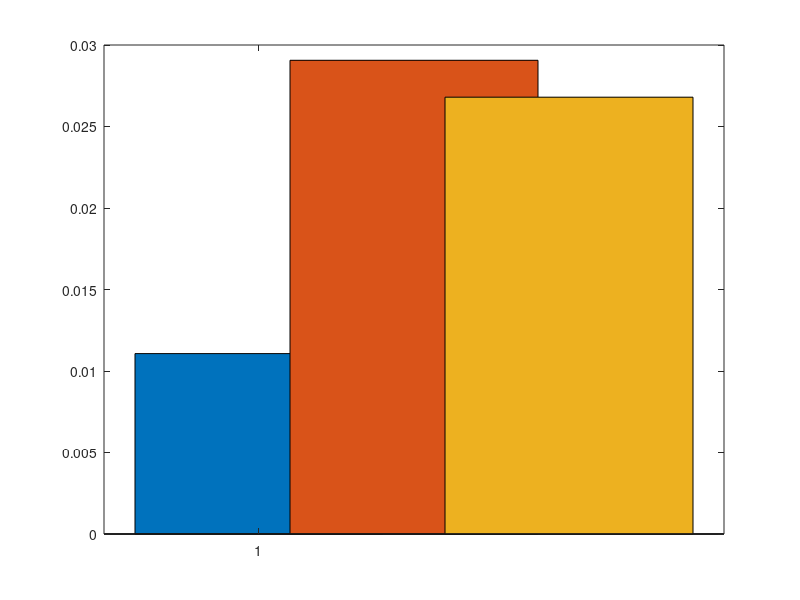

This figure's MATLAB source: (Note: this script raises an error after producing the figure.)
clear

load('fig_S3_barplot.mat','longiPET_high*','longiPET_low*')

figure('color','w'),
 [~,p1,~,tstat1]=ttest2(longiPET_high_s2,longiPET_high_s1)
 [~,p2,~,tstat2]=ttest2(longiPET_high_s3,longiPET_high_s1)
 [~,p3,~,tstat3]=ttest2(longiPET_high_s3,longiPET_high_s2)


SEM_s1 = std(longiPET_high_s1)/sqrt(length(longiPET_high_s1));
SEM_s2 = std(longiPET_high_s2)/sqrt(length(longiPET_high_s2));
SEM_s3 = std(longiPET_high_s3)/sqrt(length(longiPET_high_s3));
 

b1=bar(1,mean(longiPET_high_s1));
hold on,
b2=bar(2,mean(longiPET_high_s2)),
b3=bar(3,mean(longiPET_high_s3)),

b1.FaceColor = [0.6350 0.6350 0.6350];
b2.FaceColor = [0.8500 0.3250 0.0980];
b3.FaceColor = [0 0.4470 0.7410];

b1.EdgeColor = [0 0 0];
b2.EdgeColor = [0 0 0];
b3.EdgeColor = [0 0 0];

b1.LineWidth=1.5;
b2.LineWidth=1.5;
b3.LineWidth=1.5;

e1=errorbar(1,mean(longiPET_high_s1),SEM_s1),
e2=errorbar(2,mean(longiPET_high_s2),SEM_s2),
e3=errorbar(3,mean(longiPET_high_s3),SEM_s3),

e1.Color=[0 0 0];
e2.Color=[0 0 0];
e3.Color=[0 0 0];

e1.LineWidth=2;
e2.LineWidth=2;
e3.LineWidth=2;

xticks([1 2 3]),xticklabels({'s1','s2','s3'}),
set(gca,'fontsize', 30),
set(gca,'linewidth',2),



%%%% low 
 [~,p1,~,tstat1]=ttest2(longiPET_low_s2,longiPET_low_s1)
 [~,p2,~,tstat2]=ttest2(longiPET_low_s3,longiPET_low_s1)
 [~,p3,~,tstat3]=ttest2(longiPET_low_s3,longiPET_low_s2)


SEM_s1 = std(longiPET_low_s1)/sqrt(length(longiPET_low_s1));
SEM_s2 = std(longiPET_low_s2)/sqrt(length(longiPET_low_s2));
SEM_s3 = std(longiPET_low_s3)/sqrt(length(longiPET_low_s3));
 

b1=bar(5,mean(longiPET_low_s1));
hold on
b2=bar(6,mean(longiPET_low_s2)),
b3=bar(7,mean(longiPET_low_s3)),

b1.FaceColor = [0.6350 0.6350 0.6350];
b2.FaceColor = [0.8500 0.3250 0.0980];
b3.FaceColor = [0 0.4470 0.7410];

b1.EdgeColor = [0 0 0];
b2.EdgeColor = [0 0 0];
b3.EdgeColor = [0 0 0];

b1.LineWidth=1.5;
b2.LineWidth=1.5;
b3.LineWidth=1.5;

e1=errorbar(5,mean(longiPET_low_s1),SEM_s1),
e2=errorbar(6,mean(longiPET_low_s2),SEM_s2),
e3=errorbar(7,mean(longiPET_low_s3),SEM_s3),

e1.Color=[0 0 0];
e2.Color=[0 0 0];
e3.Color=[0 0 0];

e1.LineWidth=2;
e2.LineWidth=2;
e3.LineWidth=2;

xticks([1 2 3 5 6 7]),xticklabels({'s1','s2','s3','s1','s2','s3'}),ylim([-0.005 0.04])
set(gca,'fontsize', 30),
set(gca,'linewidth',2),

